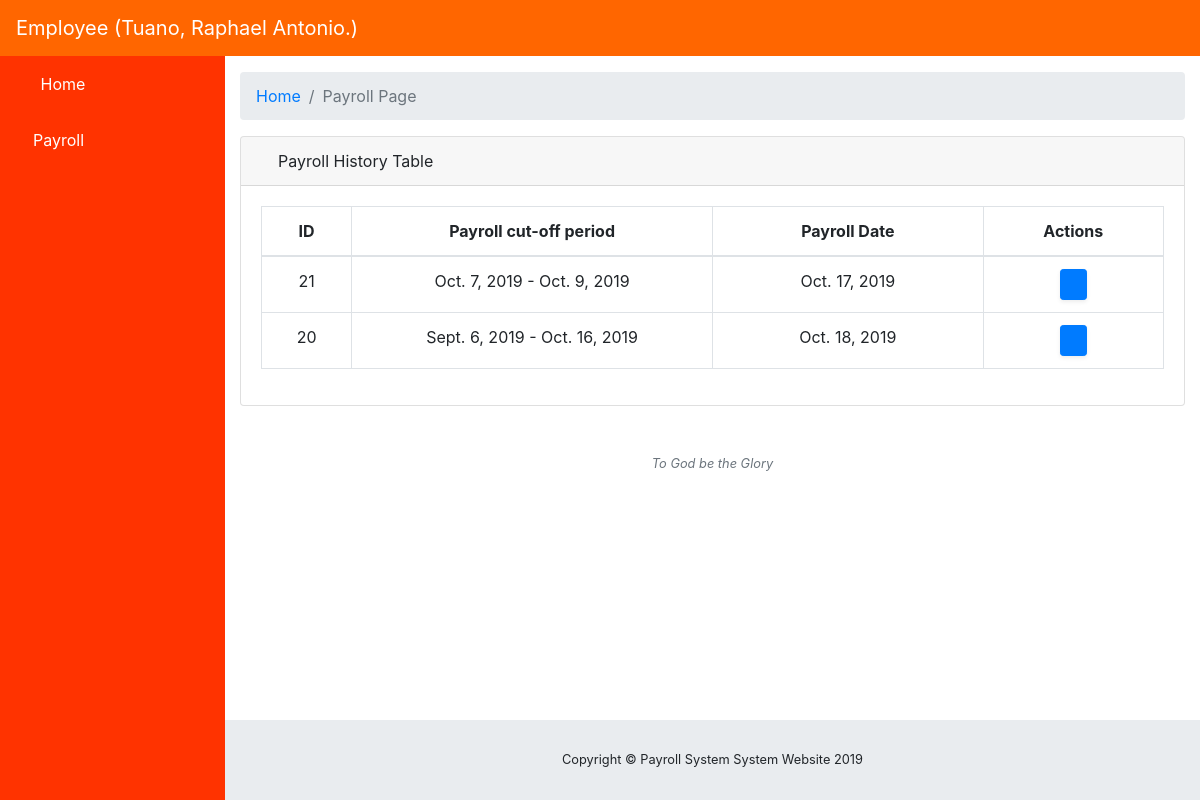
The page /Payroll/client_employee/payroll_page/ (signed in) on the database its author committed.
### payrollsystemapp/models.py (models this page shows, shortened)
class ProfileInfo(models.Model):
    GENDER_LIST = (
        ('Male', 'Male'),
        ('Female', 'Female')
    )
    user = models.OneToOneField(User, on_delete=models.CASCADE, related_name="profile_to_user_fk", default="lloyd.garcia")
    first_name = models.CharField(max_length=50)
    middle_name = models.CharField(max_length=50)
    last_name = models.CharField(max_length=50)
    suffix = models.CharField(max_length=50, blank=True, null=True)
    dob = models.DateField()
    mobile_no = models.CharField(max_length=20, unique=True)
    age = models.PositiveIntegerField()
    gender = models.CharField(max_length=50, choices=GENDER_LIST, default='Male')
    address = models.CharField(max_length=250)
    date_added = models.DateTimeField(auto_now=True)

class EmployeePayroll(models.Model):
    employee = models.ForeignKey(ProfileInfo, on_delete=models.CASCADE, related_name="payroll_employee_fk", null=True)
    payroll_cut_off_period_from = models.DateField()
    payroll_cut_off_period_to = models.DateField()
    payroll_date = models.DateField()
    monthly_rate = models.DecimalField(default=0, max_digits=12, decimal_places=2)
    monthly_allowance = models.DecimalField(default=0, max_digits=12, decimal_places=2)
    basic_pay = models.DecimalField(default=0, max_digits=12, decimal_places=2)
    allowance = models.DecimalField(default=0, max_digits=12, decimal_places=2)
    overtime_pay = models.DecimalField(default=0, max_digits=12, decimal_places=2)
    legal_holiday = models.DecimalField(default=0, max_digits=12, decimal_places=2)
    special_holiday = models.DecimalField(default=0, max_digits=12, decimal_places=2)
    late_or_absences = models.DecimalField(default=0, max_digits=12, decimal_places=2)
    salary_or_cash_advance = models.DecimalField(default=0, max_digits=12, decimal_places=2)
    gross_pay = models.DecimalField(default=0, max_digits=12, decimal_places=2)
    sss_premiums = models.DecimalField(default=0, max_digits=12, decimal_places=2)
    philhealth_contribution = models.DecimalField(default=0, max_digits=12, decimal_places=2)
    pagibig_contribution = models.DecimalField(default=0, max_digits=12, decimal_places=2)
    withholding_tax = models.DecimalField(default=0, max_digits=12, decimal_places=2)
    pagibig_loan = models.DecimalField(default=0, max_digits=12, decimal_places=2)
    total_deduction = models.DecimalField(default=0, max_digits=12, decimal_places=2)
    net_pay = models.DecimalField(default=0, max_digits=12, decimal_places=2)
    date_added = models.DateField(auto_now_add=True, null=True)
    """
    from django.db.models import F

    Task.objects.aggregate(total=Sum(F('progress') * F('estimated_days')))['total']
    from django.db.models import Value

    Task.objects.aggregate(total=Sum('progress') / Value(10))['total']


                 total = EmployeePayroll.objects.aggregate(total=Sum(F('basic_pay') + F('allowance')))['total']
                 print("-----", total)

    """

### payrollsystemapp/views.py (the view)
# urls.py: path('Payroll/client_employee/payroll_page/', views.ClientEmployeesPayrollPage.as_view(), name="client_employee_payroll_page"),
class ClientEmployeesPayrollPage(LoginRequiredMixin, TemplateView):
    template_name = "client-employees/client_employee_payroll_page.html"
    def get_context_data(self, *args, **kwargs):
        context = super(ClientEmployeesPayrollPage, self).get_context_data(*args, **kwargs)
        try:
            user = User.objects.all().filter(username=self.request.user)
            username = User.objects.all().get(username=self.request.user)
            profile = ProfileInfo.objects.all().get(user__in=user)
            query = EmployeePayroll.objects.all().filter(employee=profile).order_by('-id')
            if not user:
                raise Http404()
        except User.DoesNotExist:
            raise Http404()
        context.update({
            "user": user,
            "username": username,
            "profile": profile,
            "query": query,
        })
        return context

### payrollsystemapp/templates/client-employees/client_employee_payroll_page.html (shortened to what this page needs)
{% extends 'client-employees/client_employee_index_page.html' %}
{% block inner_body %}
<ol class="breadcrumb">
    <li class="breadcrumb-item">
        <a href="{% url 'client_index_page' %}">Home</a>
    </li>
    <li class="breadcrumb-item active">Payroll Page</li>
</ol>
<div class="card mb-3">
    <div class="card-header">
        <i class="fas fa-table"></i>
        Payroll History Table
    </div>
    <div class="card-body">
        <div class="table-responsive">
            <table class="table table-bordered" id="table-client-employee-payroll-history" width="100%" cellspacing="0">
                <thead>
                <tr>
                    <th class="text-center" style="width: 10%">ID</th>
                    <th class="text-center" style="width: 40%">Payroll cut-off period</th>
                    <th class="text-center" style="width: 30%">Payroll Date</th>
                    <th class="text-center" style="width: 20%">Actions</th>
                </tr>
                </thead>
                <tbody>
                    {% include 'client-employees/client_employee_payroll_table_page.html' %}
                </tbody>
            </table>
        </div>
    </div>
</div>
<p class="small text-center text-muted my-5">
    <em>To God be the Glory</em>
</p>
{% endblock inner_body %}

### payrollsystemapp/templates/client-employees/client_employee_index_page.html (shortened to what this page needs)
{% extends 'base.html' %}
{% block body_block %}
<nav class="navbar navbar-expand navbar-dark custom-color-header static-top">
    <a class="navbar-brand mr-1" href="{% url 'client_index_page' %}">Employee ({{ profile.last_name|title  }}, {{ profile.first_name|title }} {{ profile.middle_name|title  }}.)</a>
    <button class="btn btn-link btn-sm text-white order-1 order-sm-0" id="sidebarToggle" href="#">
        <i class="fas fa-bars"></i>
    </button>
    {% if request.user.is_authenticated and request.user.is_active %}
    {% if user %}
    {% for u in user %}
    <ul class="navbar-nav ml-auto ml-md-0">
        <li class="nav-item dropdown no-arrow">
            <a class="nav-link dropdown-toggle" href="#" id="userDropdown" role="button" data-toggle="dropdown"
               aria-haspopup="true" aria-expanded="false">
                <i class="fas fa-user-circle fa-fw custom-text-color"></i>
            </a>
        </li>
    </ul>
    {% endfor %}
    {% endif %}
    {% endif %}
</nav>
<div id="wrapper">
    <ul class="sidebar navbar-nav custom-color">
        <li class="nav-item">
            <a class="nav-link" href="{% url 'client_index_page' %}">
                <i class="fas fa-fw fas fa-home text-white"></i>
                <span class="custom-text-color">Home</span>
            </a>
        </li>
        <li class="nav-item">
            <a class="nav-link" href="{% url 'client_employee_payroll_page' %}">
                <i class="fas fa-user-friends custom-text-color"></i>
                <span class="custom-text-color">Payroll</span></a>
        </li>
    </ul>
    <div id="content-wrapper">
        <div class="container-fluid">
            {% if request.user.is_authenticated and request.user.is_active %}
                {% if user %}
                        {% block inner_body %}{% endblock inner_body %}
                {% endif %}
            {% endif %}
        </div>
        <footer class="sticky-footer">
            <div class="container my-auto">
                <div class="copyright text-center my-auto">
                    <span>Copyright © Payroll System System Website 2019</span>
                </div>
            </div>
        </footer>
    </div>
</div>
{% endblock body_block %}

### payrollsystemapp/templates/client-employees/client_employee_payroll_table_page.html
{% load staticfiles %}
{% for record in query %}
<tr>
    <td style="width: 5%" class="text-center">{{ record.id }}</td>
    <td style="width: 20%" class="text-center">{{ record.payroll_cut_off_period_from }} - {{ record.payroll_cut_off_period_to }}</td>
    <td style="width: 15%" class="text-center">{{ record.payroll_date }}</td>
    <td style="width: 15%" align="center">
        <button type="button" data-url="{% url 'client_employee_payroll_page_detail' record.id  %}"
                    class="d-none d-sm-inline-block btn btn-sm btn-primary shadow-sm show-client-employee-payroll-form" data-toggle="tooltip" data-placement="top" title="View">
                <span class="fas fa-eye fa-sm text-white-50"></span>
        </button>
    </td>
</tr>
{% empty %}
<tr>
    <td colspan="4" class="text-center bg-warning">No Records!</td>
</tr>
{% endfor %}

### payrollsystemapp/static/css/main.css (style rules this page uses)
.custom-color-header { background-color: #FF6600; }
.custom-color { background-color: #FF3300; }
.custom-text-color { color: #FFFFFF; }

### rows shown on the page
ProfileInfo: last_name "Tuano", first_name "Raphael", middle_name "Antonio"
EmployeePayroll: id "21", payroll_cut_off_period_from "Oct. 7, 2019", payroll_cut_off_period_to "Oct. 9, 2019", payroll_date "Oct. 17, 2019"
EmployeePayroll: id "20", payroll_cut_off_period_from "Sept. 6, 2019", payroll_cut_off_period_to "Oct. 16, 2019", payroll_date "Oct. 18, 2019"
